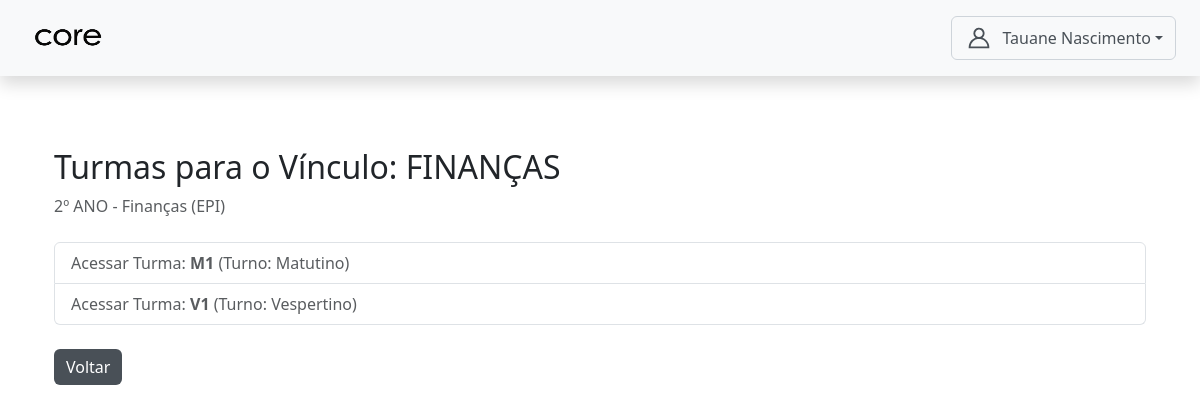
/autenticacao/professor/vinculo/3/turmas/ (signed in), run on the app's committed database.
### core/models.py (models this page shows, shortened)
class CustomUser(AbstractUser):
    TIPO_CHOICES = (
        ('admin', 'Admin'),
        ('professor', 'Professor'),
        ('aluno', 'Aluno'),
        ('servidor', 'Servidor'),
        ('direcao', 'Direção'), # <-- 'direcao' está correto
    )
    EIXO_CHOICES = (
        ('SAUDE', 'Eixo da Saúde'),
        ('GESTAO', 'Eixo de Gestão'),
    )
    tipo = models.CharField(max_length=10, choices=TIPO_CHOICES, default='admin')
    eixo = models.CharField(
        max_length=10,
        choices=EIXO_CHOICES,
        null=True,
        blank=True,
        help_text="Eixo ao qual o servidor pertence."
    )
    data_nascimento = models.DateField(null=True, blank=True)
    cpf = models.CharField(max_length=14, unique=True, null=True, blank=True)
    rg = models.CharField(max_length=12, unique=True, null=True, blank=True)
    orgao = models.CharField(max_length=10, null=True, blank=True)
    data_expedicao = models.DateField(null=True, blank=True)
    cidade_nascimento = models.CharField(max_length=100, null=True, blank=True)
    numero_matricula = models.CharField(max_length=20, unique=True, blank=True, null=True)
    nome_pai = models.CharField(max_length=150, blank=True, null=True)
    nome_mae = models.CharField(max_length=150, blank=True, null=True)
    responsavel_matricula = models.CharField(max_length=150, blank=True, null=True)
    endereco_rua = models.CharField(max_length=150, blank=True, null=True)
    endereco_numero = models.CharField(max_length=10, blank=True, null=True)
    endereco_bairro = models.CharField(max_length=100, blank=True, null=True)
    endereco_cidade = models.CharField(max_length=100, blank=True, null=True)
    endereco_cep = models.CharField(max_length=9, blank=True, null=True)
    telefone = models.CharField(max_length=15, blank=True, null=True)
    senha_temporaria = models.BooleanField(default=False)

class ProfessorMateriaAnoCursoModalidade(models.Model):
    MODALIDADE_CHOICES = [
        ('EPI', 'EPI'),
        ('PROEJA', 'PROEJA'),
        ('SUBSEQUENTE', 'Subsequente'),
    ]
    professor = models.ForeignKey(CustomUser, on_delete=models.CASCADE, limit_choices_to={'tipo': 'professor'})
    materia = models.ForeignKey(Materia, on_delete=models.CASCADE)
    curso = models.ForeignKey(Curso, on_delete=models.CASCADE)
    ano_modulo = models.CharField(max_length=20, choices=Turma.ANO_MODULO_CHOICES)
    modalidade = models.CharField(max_length=20, choices=MODALIDADE_CHOICES)
    class Meta:
        unique_together = ('professor', 'materia', 'curso', 'ano_modulo', 'modalidade')
        verbose_name = "Vínculo de Professor"
        verbose_name_plural = "Vínculos de Professores"

class Materia(models.Model):
    nome = models.CharField(max_length=100)
    professores = models.ManyToManyField(CustomUser, limit_choices_to={'tipo': 'professor'}, blank=True)
    turmas = models.ManyToManyField(Turma, blank=True)
    ch = models.IntegerField(default=20)

class Curso(models.Model):
    EIXO_CHOICES = (
        ('SAUDE', 'Eixo da Saúde'),
        ('GESTAO', 'Eixo de Gestão'),
    )
    nome = models.CharField(max_length=100, unique=True)
    eixo = models.CharField(max_length=10, choices=EIXO_CHOICES, default='GESTAO')

class Turma(models.Model):
    ANO_MODULO_CHOICES = [
        ('1º ANO', '1º ANO'),
        ('2º ANO', '2º ANO'),
        ('3º ANO', '3º ANO'),
        ('I MÓDULO', 'I MÓDULO'),
        ('II MÓDULO', 'II MÓDULO'),
        ('III MÓDULO', 'III MÓDULO'),
        ('IV MÓDULO', 'IV MÓDULO'),
        ('V MÓDULO', 'V MÓDULO'),
        ('VI MÓDULO', 'VI MÓDULO'),
    ]
    TURNO_CHOICES = [
        ('matutino', 'Matutino'),
        ('vespertino', 'Vespertino'),
        ('noturno', 'Noturno'),
    ]
    curso = models.ForeignKey(Curso, on_delete=models.CASCADE)
    ano_modulo = models.CharField(max_length=20, choices=ANO_MODULO_CHOICES)
    turno = models.CharField(max_length=20, choices=TURNO_CHOICES)
    turma = models.CharField(max_length=10, blank=True, null=True, help_text="Ex: M1, V2 ou deixe vazio se for módulo noturno.")
    modalidade = models.CharField(max_length=50, blank=True, null=True)
    sala = models.CharField(max_length=20, blank=True, null=True)
    class Meta:
        unique_together = ('curso', 'ano_modulo', 'turno', 'turma', 'modalidade')

### autenticacao/views.py (the view)
# urls.py: path('professor/vinculo/<int:vinculo_id>/turmas/', views.listar_turmas_vinculadas, name='listar_turmas_vinculadas'),
@login_required
@role_required('professor')
def listar_turmas_vinculadas(request, vinculo_id):
    vinculo = get_object_or_404(ProfessorMateriaAnoCursoModalidade, id=vinculo_id, professor=request.user)
    turmas = Turma.objects.filter(
        curso=vinculo.curso,
        ano_modulo=vinculo.ano_modulo,
        modalidade=vinculo.modalidade
    )
    context = {
        'vinculo': vinculo,
        'turmas': turmas
    }
    return render(request, 'professor/lescionação/listar_turmas_vinculadas.html', context)

### templates/professor/lescionação/listar_turmas_vinculadas.html
{% extends 'base.html' %}
{% block content %}
<div class="container mt-4">
    <h2>Turmas para o Vínculo: {{ vinculo.materia.nome }}</h2>
    <p class="text-muted">{{ vinculo.ano_modulo }} - {{ vinculo.curso.nome }} ({{ vinculo.modalidade }})</p>
    <div class="list-group mt-4">
        {% for turma in turmas %}
            <a href="{% url 'detalhar_turma_professor' materia_id=vinculo.materia.id turma_id=turma.id %}" class="list-group-item list-group-item-action">
                Acessar Turma: <strong>{{ turma.turma|default:turma.ano_modulo }}</strong> (Turno: {{ turma.get_turno_display }})
            </a>
        {% empty %}
            <p>Nenhuma turma específica encontrada para este vínculo no momento.</p>
        {% endfor %}
    </div>
     <a href="{% url 'professor_dashboard' %}" class="btn btn-secondary mt-4">Voltar</a>
</div>
{% endblock %}

### templates/base.html (shortened to what this page needs)
{% load static %}
<!DOCTYPE html>
<html lang="pt-br">
<head>
  <link rel="stylesheet" href="{% static 'css/bootstrap.min.css' %}" />
  <link rel="stylesheet" href="https://cdnjs.cloudflare.com/ajax/libs/font-awesome/5.15.4/css/all.min.css">
  <link rel="stylesheet" href="{% static 'css/style.css' %}" />
</head>
<body>
  <nav class="navbar navbar-light bg-light justify-content-between px-4 py-3 shadow">
    <span class="navbar-brand mb-0 h1">
      <img src="{%static 'assets/icon/core3.png'%}" width='100%' height='30px' class="me-2">
    </span>
    <div class="d-flex align-items-center">
      <div class="dropdown">
        <button class="btn btn-outline-secondary dropdown-toggle d-flex align-items-center" type="button" data-bs-toggle="dropdown">
        <span>{{ request.user.get_full_name|default:request.user.username }}</span>
      </button>
    </div>
  </div>
</nav>
  <main class="container py-5">
    {% block content %}
    {% endblock content %}
  </main>
</body>
</html>

### static/css/style.css (style rules this page uses)
:root { --bs-secondary: #495057; --bs-link-color: #495057; --bs-link-hover-color: #495057; --bs-code-color: #495057; --bs-primary-rgb: 180, 195, 205; --bs-dark-rgb: 73, 80, 87; --bs-danger-rgb: 188, 208, 199; --bs-info-rgb: 220, 53, 69; --bs-warning-rgb: 220, 53, 69; --bs-secondary-rgb: 73, 80, 87; --bs-black-rgb: 33, 37, 41; --bs-body-bg-rgb: 255, 106, 0; }
.btn-outline-secondary { --bs-btn-color: #495057; --bs-btn-border-color: #ced4da; --bs-btn-hover-color: #fff; --bs-btn-hover-bg: #495057; --bs-btn-hover-border-color: #495057; --bs-btn-focus-shadow-rgb: 206, 212, 218; --bs-btn-active-color: #fff; --bs-btn-active-bg: #495057; --bs-btn-active-border-color: #495057; --bs-btn-active-shadow: inset 0 3px 5px rgba(0, 0, 0, 0.125); --bs-btn-disabled-color: #495057; --bs-btn-disabled-bg: transparent; --bs-btn-disabled-border-color: #495057; --bs-gradient: none; }
.btn-secondary { --bs-btn-color: #fff; --bs-btn-bg: #495057; --bs-btn-border-color: #ff6495057a00; --bs-btn-hover-color: #fff; --bs-btn-hover-bg: #495057; --bs-btn-hover-border-color: #495057; --bs-btn-focus-shadow-rgb: 206, 212, 218; --bs-btn-active-color: #fff; --bs-btn-active-bg: #495057; --bs-btn-active-border-color: #495057; --bs-btn-active-shadow: inset 0 3px 5px rgba(0, 0, 0, 0.125); --bs-btn-disabled-color: #fff; --bs-btn-disabled-bg: #495057; --bs-btn-disabled-border-color: #495057; }

### data on the page
CustomUser: user.get_full_name "Tauane Nascimento"
ProfessorMateriaAnoCursoModalidade: materia.nome "FINANÇAS", ano_modulo "2º ANO", curso.nome "Finanças", modalidade "EPI"
Turma: turma "M1", turno "Matutino"
Turma: turma "V1", turno "Vespertino"
